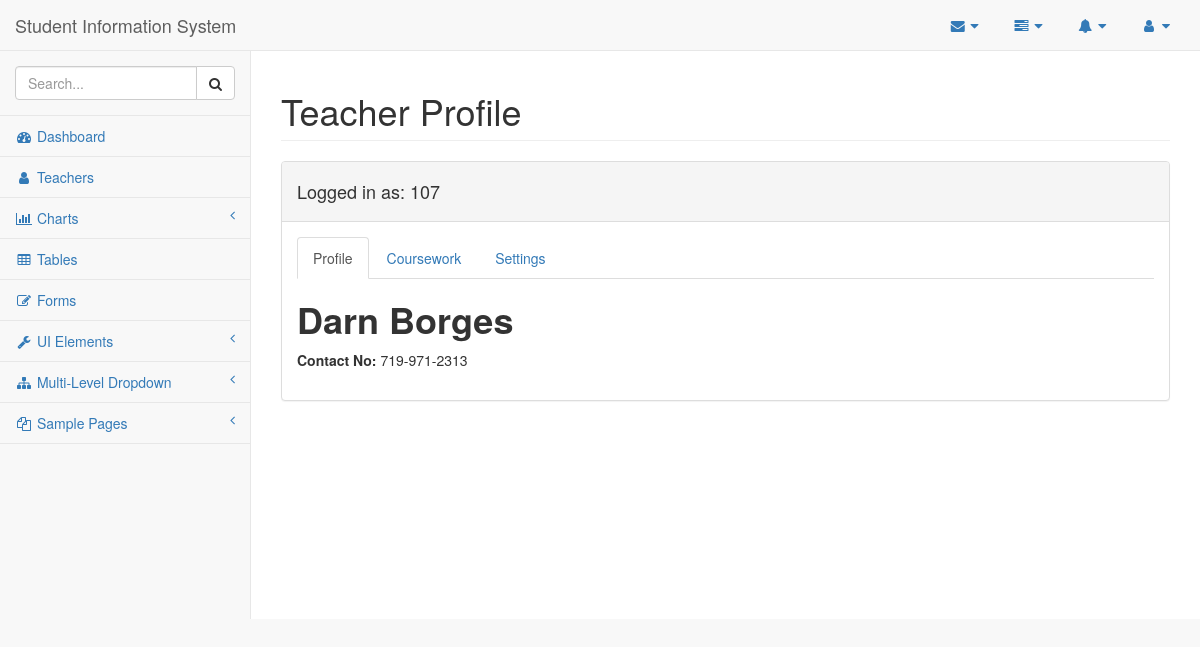
The app's page /view (signed in) with its own data.
### tables this page shows
CREATE TABLE Teacher
(
 teacher_id    integer NOT NULL ,
 sub_code      integer NOT NULL ,
 teacher_name  text NOT NULL ,
 phone         numeric NOT NULL ,
 date_of_birth date NOT NULL ,
 password      text NOT NULL ,
PRIMARY KEY (teacher_id, sub_code),
FOREIGN KEY (sub_code) REFERENCES Subject(sub_code) ON DELETE CASCADE ON UPDATE CASCADE
);

### flaskapp.py (the view, shortened to what this page needs)
@app.route('/view', methods=['GET', 'POST'])
def view():
    global ID
    teacher = query_db("SELECT * FROM Teacher \
                         WHERE teacher_id=?", [ID], one=True)
    student_list = query_db("SELECT * FROM Student")
    if request.method == 'GET':
        if not session.get('logged_in'):
            return login()
        else:
            print(teacher)
            return render_template("user.html", id=ID, teacher=teacher, error=None, student_list=student_list)

### flaskapp.py (called while the page is built)
def get_db():
    db = getattr(g, '_database', None)
    if db is None:
        db = g._database = sqlite3.connect(DATABASE)
        db.row_factory = sqlite3.Row
    return db

def query_db(query, args=(), one=False):
    cur = get_db().execute(query, args)
    rv = cur.fetchall()
    cur.close()
    return (rv[0] if rv else None) if one else rv

@app.teardown_appcontext
def close_connection(exception):
    db = getattr(g, '_database', None)
    if db is not None:
        db.close()

### templates/user.html (shortened to what this page needs)
{% extends "base.html" %}
{% block title %}
Teacher Profile
{% endblock title %}
{% block content %}
<div class="panel panel-default">
  <div class="panel-heading">
    <h4>Logged in as: {{ teacher['teacher_id'] }}</h4>
  </div>
  <div class="panel-body">
    <ul class="nav nav-tabs">
      <li class="active"><a href="#profile" data-toggle="tab" aria-expanded="true">Profile</a>
      </li>
      <li><a href="#messages" data-toggle="tab">Coursework</a>
      </li>
      <li><a href="#settings" data-toggle="tab">Settings</a>
      </li>
    </ul>
    <div class="tab-content">
      <div class="tab-pane fade active in" id="profile">
        <h1><strong>{{ teacher['teacher_name'] }}</strong></h1>
        <p><label>Contact No: </label> {{ teacher['phone'] }}</p>
      </div>
    </div>
  </div>
</div>
</div>
{% endblock content%}

### records on screen
Teacher: teacher_id "107", teacher_name "Darn Borges", phone "719-971-2313"
